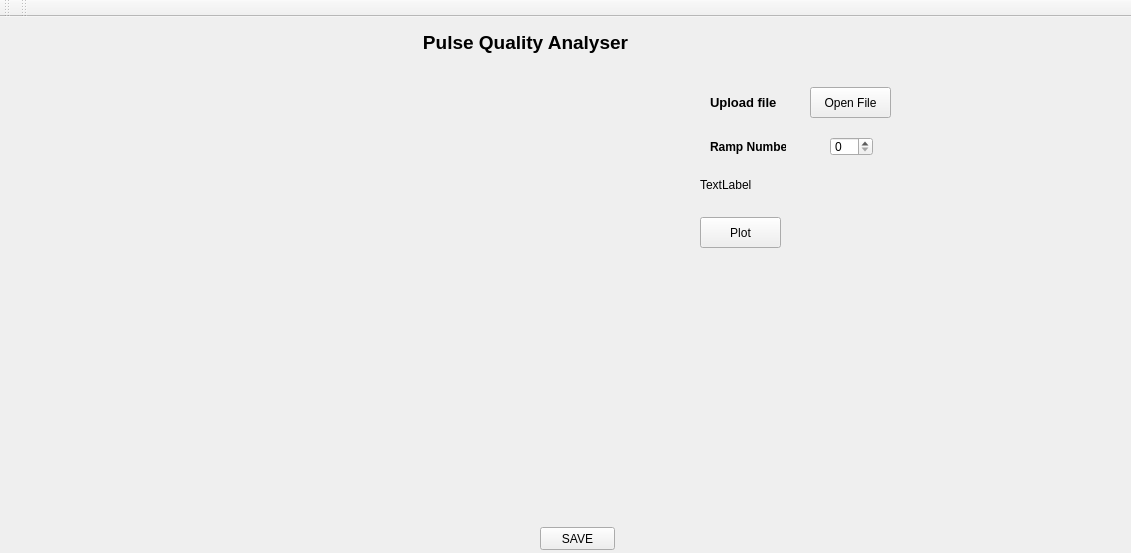
<?xml version="1.0" encoding="UTF-8"?>
<ui version="4.0">
 <class>MY_GUI</class>
 <widget class="QMainWindow" name="MY_GUI">
  <property name="windowModality">
   <enum>Qt::NonModal</enum>
  </property>
  <property name="enabled">
   <bool>true</bool>
  </property>
  <property name="geometry">
   <rect>
    <x>0</x>
    <y>0</y>
    <width>1131</width>
    <height>553</height>
   </rect>
  </property>
  <property name="sizePolicy">
   <sizepolicy hsizetype="Preferred" vsizetype="Preferred">
    <horstretch>0</horstretch>
    <verstretch>0</verstretch>
   </sizepolicy>
  </property>
  <property name="minimumSize">
   <size>
    <width>0</width>
    <height>0</height>
   </size>
  </property>
  <property name="maximumSize">
   <size>
    <width>16777215</width>
    <height>16777215</height>
   </size>
  </property>
  <property name="sizeIncrement">
   <size>
    <width>0</width>
    <height>0</height>
   </size>
  </property>
  <property name="font">
   <font>
    <family>Arial</family>
   </font>
  </property>
  <property name="windowTitle">
   <string>MainWindow</string>
  </property>
  <widget class="QWidget" name="centralwidget">
   <widget class="QLabel" name="label_5">
    <property name="geometry">
     <rect>
      <x>710</x>
      <y>70</y>
      <width>81</width>
      <height>31</height>
     </rect>
    </property>
    <property name="sizePolicy">
     <sizepolicy hsizetype="Preferred" vsizetype="Preferred">
      <horstretch>0</horstretch>
      <verstretch>0</verstretch>
     </sizepolicy>
    </property>
    <property name="font">
     <font>
      <family>Arial</family>
      <pointsize>10</pointsize>
      <weight>75</weight>
      <bold>true</bold>
     </font>
    </property>
    <property name="text">
     <string>&lt;html&gt;&lt;head/&gt;&lt;body&gt;&lt;p&gt;Upload file&lt;/p&gt;&lt;/body&gt;&lt;/html&gt;</string>
    </property>
   </widget>
   <widget class="QSpinBox" name="Pulse_num">
    <property name="geometry">
     <rect>
      <x>830</x>
      <y>120</y>
      <width>43</width>
      <height>19</height>
     </rect>
    </property>
    <property name="sizePolicy">
     <sizepolicy hsizetype="Expanding" vsizetype="Expanding">
      <horstretch>0</horstretch>
      <verstretch>0</verstretch>
     </sizepolicy>
    </property>
    <property name="maximum">
     <number>2000</number>
    </property>
    <property name="singleStep">
     <number>1</number>
    </property>
    <property name="value">
     <number>0</number>
    </property>
   </widget>
   <widget class="QPushButton" name="Open_JSON">
    <property name="geometry">
     <rect>
      <x>810</x>
      <y>70</y>
      <width>81</width>
      <height>31</height>
     </rect>
    </property>
    <property name="sizePolicy">
     <sizepolicy hsizetype="Minimum" vsizetype="Fixed">
      <horstretch>0</horstretch>
      <verstretch>0</verstretch>
     </sizepolicy>
    </property>
    <property name="text">
     <string>Open File</string>
    </property>
   </widget>
   <widget class="QLabel" name="label">
    <property name="geometry">
     <rect>
      <x>390</x>
      <y>10</y>
      <width>271</width>
      <height>31</height>
     </rect>
    </property>
    <property name="sizePolicy">
     <sizepolicy hsizetype="Expanding" vsizetype="Expanding">
      <horstretch>0</horstretch>
      <verstretch>0</verstretch>
     </sizepolicy>
    </property>
    <property name="mouseTracking">
     <bool>true</bool>
    </property>
    <property name="text">
     <string>&lt;html&gt;&lt;head/&gt;&lt;body&gt;&lt;p align=&quot;center&quot;&gt;&lt;span style=&quot; font-size:14pt; font-weight:600;&quot;&gt;Pulse Quality Analyser&lt;/span&gt;&lt;/p&gt;&lt;/body&gt;&lt;/html&gt;</string>
    </property>
   </widget>
   <widget class="QLabel" name="label_6">
    <property name="geometry">
     <rect>
      <x>710</x>
      <y>120</y>
      <width>76</width>
      <height>21</height>
     </rect>
    </property>
    <property name="sizePolicy">
     <sizepolicy hsizetype="Expanding" vsizetype="Expanding">
      <horstretch>0</horstretch>
      <verstretch>0</verstretch>
     </sizepolicy>
    </property>
    <property name="font">
     <font>
      <family>Arial</family>
      <weight>75</weight>
      <bold>true</bold>
     </font>
    </property>
    <property name="text">
     <string>&lt;html&gt;&lt;head/&gt;&lt;body&gt;&lt;p&gt;Ramp Number&lt;/p&gt;&lt;/body&gt;&lt;/html&gt;</string>
    </property>
   </widget>
   <widget class="QLabel" name="Output">
    <property name="geometry">
     <rect>
      <x>700</x>
      <y>160</y>
      <width>341</width>
      <height>16</height>
     </rect>
    </property>
    <property name="sizePolicy">
     <sizepolicy hsizetype="Preferred" vsizetype="Preferred">
      <horstretch>0</horstretch>
      <verstretch>0</verstretch>
     </sizepolicy>
    </property>
    <property name="text">
     <string>TextLabel</string>
    </property>
   </widget>
   <widget class="QPushButton" name="Save_file">
    <property name="geometry">
     <rect>
      <x>540</x>
      <y>510</y>
      <width>75</width>
      <height>23</height>
     </rect>
    </property>
    <property name="sizePolicy">
     <sizepolicy hsizetype="Expanding" vsizetype="Expanding">
      <horstretch>0</horstretch>
      <verstretch>0</verstretch>
     </sizepolicy>
    </property>
    <property name="text">
     <string>SAVE</string>
    </property>
   </widget>
   <widget class="QPushButton" name="Plot_button">
    <property name="geometry">
     <rect>
      <x>700</x>
      <y>200</y>
      <width>81</width>
      <height>31</height>
     </rect>
    </property>
    <property name="sizePolicy">
     <sizepolicy hsizetype="Minimum" vsizetype="Fixed">
      <horstretch>0</horstretch>
      <verstretch>0</verstretch>
     </sizepolicy>
    </property>
    <property name="text">
     <string>Plot</string>
    </property>
   </widget>
   <widget class="QWidget" name="layoutWidget">
    <property name="geometry">
     <rect>
      <x>90</x>
      <y>80</y>
      <width>511</width>
      <height>181</height>
     </rect>
    </property>
    <property name="sizePolicy">
     <sizepolicy hsizetype="Expanding" vsizetype="Expanding">
      <horstretch>0</horstretch>
      <verstretch>0</verstretch>
     </sizepolicy>
    </property>
    <layout class="QVBoxLayout" name="Plotting_box_3">
     <property name="spacing">
      <number>6</number>
     </property>
     <property name="sizeConstraint">
      <enum>QLayout::SetDefaultConstraint</enum>
     </property>
    </layout>
   </widget>
   <widget class="QWidget" name="layoutWidget_2">
    <property name="geometry">
     <rect>
      <x>90</x>
      <y>290</y>
      <width>511</width>
      <height>181</height>
     </rect>
    </property>
    <property name="sizePolicy">
     <sizepolicy hsizetype="Expanding" vsizetype="Expanding">
      <horstretch>0</horstretch>
      <verstretch>0</verstretch>
     </sizepolicy>
    </property>
    <layout class="QVBoxLayout" name="Plotting_box_4">
     <property name="spacing">
      <number>6</number>
     </property>
     <property name="sizeConstraint">
      <enum>QLayout::SetDefaultConstraint</enum>
     </property>
    </layout>
   </widget>
   <widget class="QWidget" name="controls_box" native="true">
    <property name="geometry">
     <rect>
      <x>670</x>
      <y>260</y>
      <width>411</width>
      <height>221</height>
     </rect>
    </property>
   </widget>
  </widget>
  <widget class="QToolBar" name="toolBar">
   <property name="windowTitle">
    <string>toolBar</string>
   </property>
   <attribute name="toolBarArea">
    <enum>TopToolBarArea</enum>
   </attribute>
   <attribute name="toolBarBreak">
    <bool>false</bool>
   </attribute>
  </widget>
  <widget class="QToolBar" name="toolBar_2">
   <property name="windowTitle">
    <string>toolBar_2</string>
   </property>
   <attribute name="toolBarArea">
    <enum>TopToolBarArea</enum>
   </attribute>
   <attribute name="toolBarBreak">
    <bool>false</bool>
   </attribute>
  </widget>
 </widget>
 <resources/>
 <connections/>
</ui>
